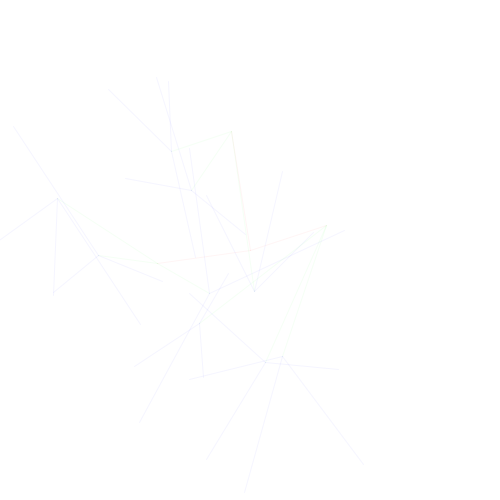
Frame 1 (no input)
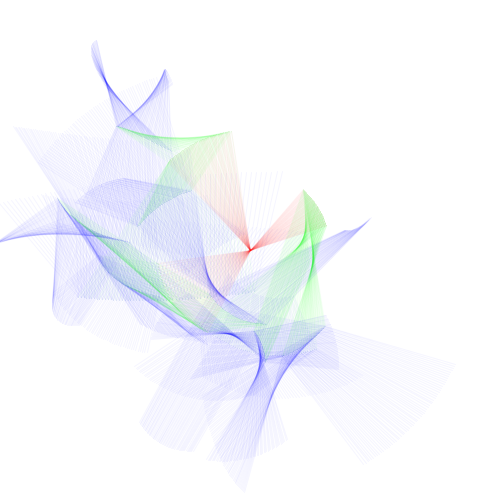
Frame 60 (the mouse pressed at the canvas centre just before this capture)
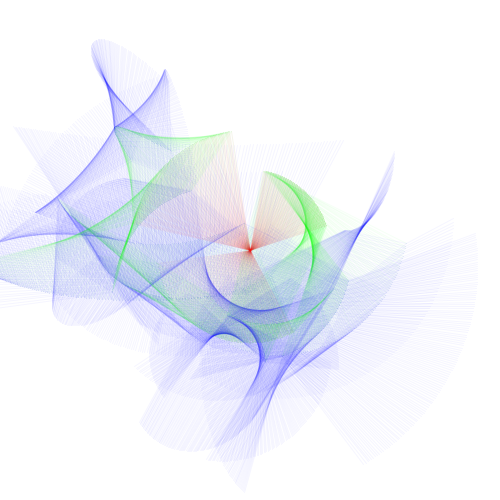
Frame 120 (the mouse held since frame 60 and released just before this capture)

The Processing sketch that drew these frames (run headless with seeded random() and noise(); from frame 60 on, the mouse is pressed at the canvas centre):

// Processing sketch: processing_124550
// ── processing_124550.pde

Node tree;
int max_fanout = 3; // maximum node fanout
int max_level = 4; // maximum tree depth
int span = 50;
int jump = 2;



void setup() {
  size(500, 500);
  tree = new Node(width/2, height/2, 1, 3, 0, 0);
  background(255);
}

void draw() {
  tree.picture();
  tree.update();
}

void mouseReleased() {
  background(255);
  tree = new Node(width/2, height/2, 1, 3, 0, 0);
} 


class Node {
  
  float x, y; // node positions
  int level; // node level
  int fanout; // node fanout
  float angle, radius; // node polar coordinates wrt parent node
  float rotation; // node rotation speed
  Node[] children; // list of children
  
  Node(float _x, float _y, int _level, int _fanout, float _angle, float _radius) {
    x = _x;
    y = _y;
    level = _level;
    fanout = _fanout;
    angle = _angle;
    radius = _radius;
    rotation = radians(random(-1, 1));
    
    children = new Node[fanout];
    for (int i = 0; i < fanout; i++) {
      int clevel = level + 1;
      int cfanout;
      if (level < (max_level - 1)) { // node with internal children
        cfanout = max_fanout; 
      } else { // node with leaf children
        cfanout = 0; 
      }
      float cradius = random(50, width/3); 
      float cangle = random(0, TWO_PI);
      float cx = x + cos(cangle) * cradius;
      float cy = y + sin(cangle) * cradius;
      children[i] = new Node(cx, cy, clevel, cfanout, cangle, cradius);
    }
    
  }
    
  void picture() {
    for (int i = 0; i < fanout; i++) {
      if (level > 0) {
        color c = 0;
        if (level == 1) c = color(255, 0, 0); 
        if (level == 2) c = color(0, 255, 0);
        if (level == 3) c = color(0, 0, 255);
        stroke(c, 10);
        line(x, y, children[i].x, children[i].y); // draw edge
      }
      children[i].picture();
    }
  }
  
  void update() {
    for (int i = 0; i < fanout; i++) {
      children[i].angle += children[i].rotation; 
      children[i].x = x + cos(children[i].angle) * children[i].radius;
      children[i].y = y + sin(children[i].angle) * children[i].radius;
      children[i].update();
    }



    
  }

  
}
